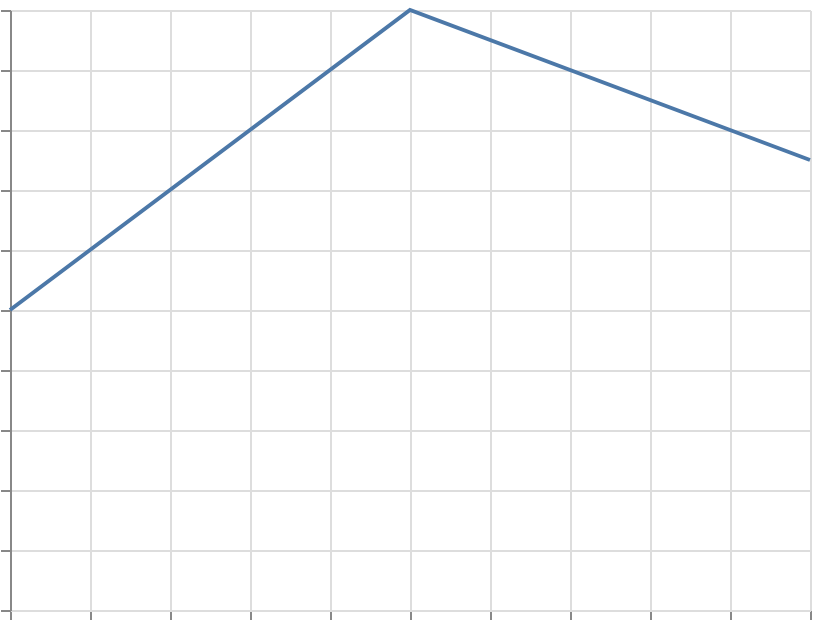

Describe this chart as a Vega-Lite specification.
### Vega specification from a JSON file in a GitHub repository (floating-point values rounded to 4 significant figures)
{"$schema": "https://vega.github.io/schema/vega/v6.json", "width": 400, "height": 300, "padding": 5, "autosize": "none", "data": [{"name": "table", "values": [{"x": 0, "y": 10, "c": "#4c78a8"}, {"x": 1, "y": 20, "c": "#f58518"}, {"x": 2, "y": 15, "c": "#e45756"}]}], "scales": [{"name": "x", "type": "linear", "domain": {"data": "table", "field": "x"}, "range": "width", "nice": true}, {"name": "y", "type": "linear", "domain": {"data": "table", "field": "y"}, "range": [{"signal": "height"}, 0], "nice": true}], "marks": [{"type": "line", "from": {"data": "table"}, "encode": {"update": {"x": {"scale": "x", "field": "x"}, "y": {"scale": "y", "field": "y"}, "stroke": {"field": "c"}, "strokeWidth": {"value": 2}}}}], "axes": [{"scale": "x", "orient": "bottom", "grid": true, "labels": false}, {"scale": "y", "orient": "left", "grid": true, "labels": false}]}
